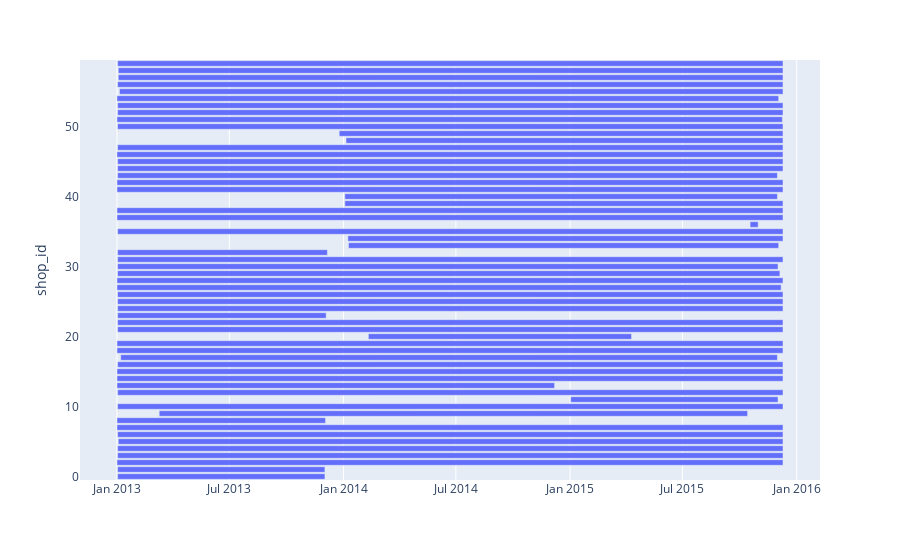

The notebook cell this image was saved under:
### Markdown cell above
### Shops timelines
Some shops are born and die at different times

### Code cell
px.timeline(
    sales.groupby("shop_id").date.agg(["min", "max"]).reset_index(),
    x_start="min",
    x_end="max",
    y="shop_id",
)
